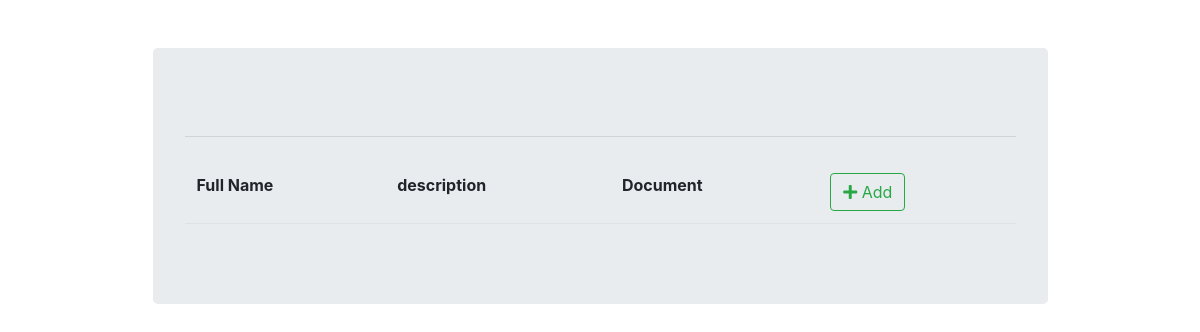
The page /list/ on the database as committed earlier.
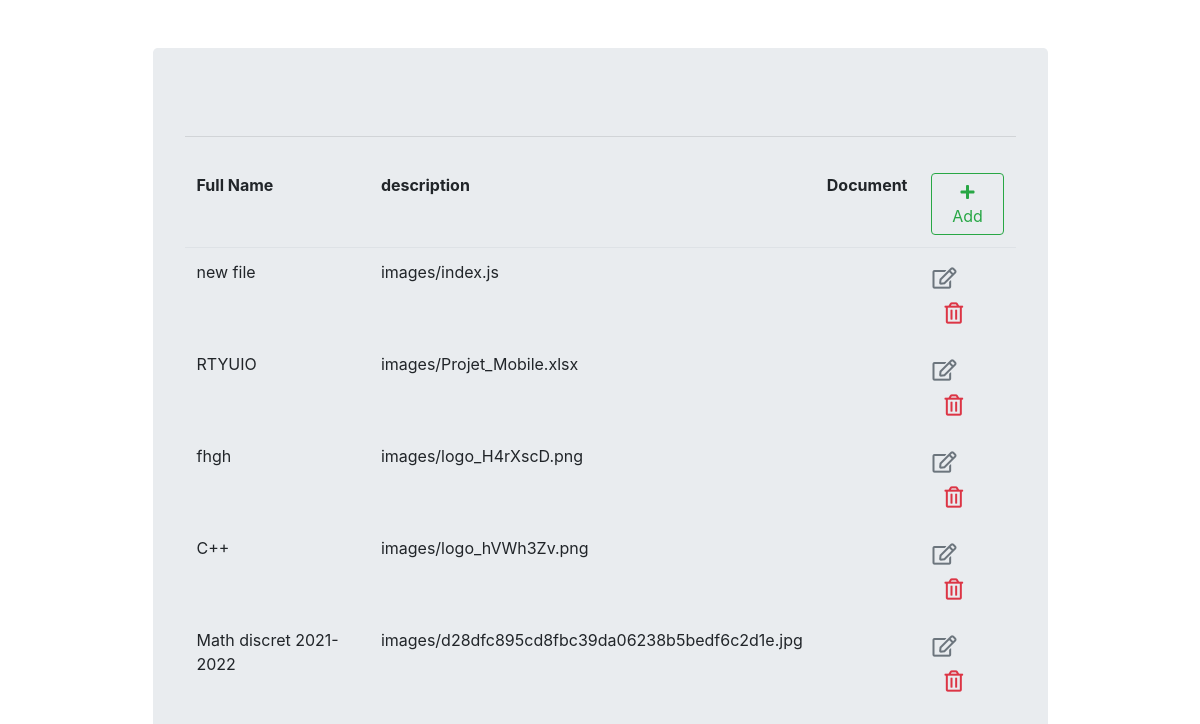
The same page on the database as committed later.
### application/models.py (models this page shows, shortened)
class Files(models.Model):
    title = models.CharField(max_length=255)
    image = models.FileField(upload_to='images/')
    sub_category = models.ForeignKey(SubCategory, related_name='categorie', on_delete=models.CASCADE)
    Auteur = models.CharField(max_length=200)
    date_added = models.DateTimeField(auto_now=True)
    description = models.TextField(max_length=200)
    date_de_modification = models.DateField(blank=True, null=True)
    dernier_contributeur = models.CharField(max_length=200, blank=True)
    class Meta:
        ordering = ['-date_added']

### application/views.py (the view)
# urls.py: path('list/',views.files_list,name='files_list'),
def files_list(request):
    context = {'files_list': Files.objects.all()}
    return render(request, "tutore/files_list.html", context)

### application/templates/tutore/files_list.html (shortened to what this page needs)
{% extends "tutore/filesI.html" %}
{% block content %}
<table class="table table-borderless">
    <thead class="border-bottom font-weight-bold">
        <tr>
            <td>Full Name</td>
            <td>description</td>
            <td>Document</td>
            <td>
                <a href="{% url 'files_insert' %}" class="btn btn-outline-success">
                    <i class="fas fa-plus"></i> Add
                </a>
            </td>
        </tr>
    </thead>
    <tbody>
        {% for files in files_list %}
            <tr>
                <td>{{files.title}}</td>
                <td>{{files.image}}</td>
                <td>{{files.sub_categort}}</td>
                <td>
                    <a href="{% url 'files_update' files.id %}" class="btn text-secondary px-0">
                        <i class="far fa-edit fa-lg"></i>
                    </a>
                    <form action="{% url 'files_delete' files.id %}" method="post" class="d-inline">
                        <button type="submit" class="btn">
                            <i class="far fa-trash-alt fa-lg text-danger float-right"></i>
                        </button>
                    </form>
                </td>
            </tr>
        {% endfor %}
    </tbody>
</table>
{% endblock content %}

### application/templates/tutore/filesI.html (shortened to what this page needs)
<!DOCTYPE html>
<html lang="en">
<head>
    <link rel="stylesheet" href="https://stackpath.bootstrapcdn.com/bootstrap/4.3.1/css/bootstrap.min.css"
>
    <link rel="stylesheet" href="https://cdnjs.cloudflare.com/ajax/libs/font-awesome/5.11.2/css/all.min.css">
</head>
<body>
    <div class="container">
        <div class="col-md-10 offset-md-1 mt-5">
            <div class="jumbotron">
                <hr class="my-4">
                {% block content %}
                {% endblock content %}
            </div>
        </div>
    </div>
</body>
</html>

Rows that differ between the two databases and show on the page:
added Files: title "new file", image "images/index.js"
added Files: title "RTYUIO", image "images/Projet_Mobile.xlsx"
added Files: title "fhgh", image "images/logo_H4rXscD.png"
added Files: title "C++", image "images/logo_hVWh3Zv.png"
added Files: title "Math discret 2021-2022", image "images/d28dfc895cd8fbc39da06238b5bedf6c2d1e.jpg"
